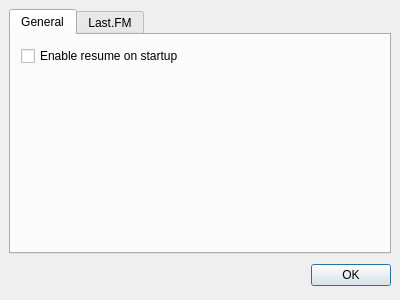
<ui version="4.0" >
 <author></author>
 <comment></comment>
 <exportmacro></exportmacro>
 <class>Preferences</class>
 <widget class="QDialog" name="Preferences" >
  <property name="geometry" >
   <rect>
    <x>0</x>
    <y>0</y>
    <width>400</width>
    <height>300</height>
   </rect>
  </property>
  <property name="windowTitle" >
   <string>Preferences</string>
  </property>
  <layout class="QVBoxLayout" >
   <property name="margin" >
    <number>9</number>
   </property>
   <property name="spacing" >
    <number>6</number>
   </property>
   <item>
    <widget class="QTabWidget" name="tabWidget" >
     <widget class="QWidget" name="tab_2" >
      <attribute name="title" >
       <string>General</string>
      </attribute>
      <widget class="QCheckBox" name="mAutoPlay" >
       <property name="geometry" >
        <rect>
         <x>10</x>
         <y>10</y>
         <width>361</width>
         <height>22</height>
        </rect>
       </property>
       <property name="text" >
        <string>Enable resume on startup</string>
       </property>
      </widget>
     </widget>
     <widget class="QWidget" name="tab" >
      <attribute name="title" >
       <string>Last.FM</string>
      </attribute>
      <layout class="QVBoxLayout" >
       <property name="margin" >
        <number>9</number>
       </property>
       <property name="spacing" >
        <number>6</number>
       </property>
       <item>
        <layout class="QGridLayout" >
         <property name="margin" >
          <number>0</number>
         </property>
         <property name="spacing" >
          <number>6</number>
         </property>
         <item row="0" column="0" >
          <widget class="QLabel" name="label" >
           <property name="text" >
            <string>Username:</string>
           </property>
          </widget>
         </item>
         <item row="0" column="1" >
          <widget class="QLineEdit" name="lastFMUsername" />
         </item>
         <item row="1" column="1" >
          <widget class="QLineEdit" name="lastFMPassword" >
           <property name="echoMode" >
            <enum>QLineEdit::Password</enum>
           </property>
          </widget>
         </item>
         <item row="1" column="0" >
          <widget class="QLabel" name="label_2" >
           <property name="text" >
            <string>Password:</string>
           </property>
          </widget>
         </item>
        </layout>
       </item>
       <item>
        <spacer>
         <property name="orientation" >
          <enum>Qt::Vertical</enum>
         </property>
         <property name="sizeHint" >
          <size>
           <width>20</width>
           <height>40</height>
          </size>
         </property>
        </spacer>
       </item>
      </layout>
     </widget>
    </widget>
   </item>
   <item>
    <layout class="QHBoxLayout" >
     <property name="margin" >
      <number>0</number>
     </property>
     <property name="spacing" >
      <number>6</number>
     </property>
     <item>
      <spacer>
       <property name="orientation" >
        <enum>Qt::Horizontal</enum>
       </property>
       <property name="sizeHint" >
        <size>
         <width>131</width>
         <height>31</height>
        </size>
       </property>
      </spacer>
     </item>
     <item>
      <widget class="QPushButton" name="okButton" >
       <property name="text" >
        <string>OK</string>
       </property>
      </widget>
     </item>
    </layout>
   </item>
  </layout>
 </widget>
 <pixmapfunction></pixmapfunction>
 <resources/>
 <connections>
  <connection>
   <sender>okButton</sender>
   <signal>clicked()</signal>
   <receiver>Preferences</receiver>
   <slot>accept()</slot>
   <hints>
    <hint type="sourcelabel" >
     <x>278</x>
     <y>253</y>
    </hint>
    <hint type="destinationlabel" >
     <x>96</x>
     <y>254</y>
    </hint>
   </hints>
  </connection>
 </connections>
</ui>
